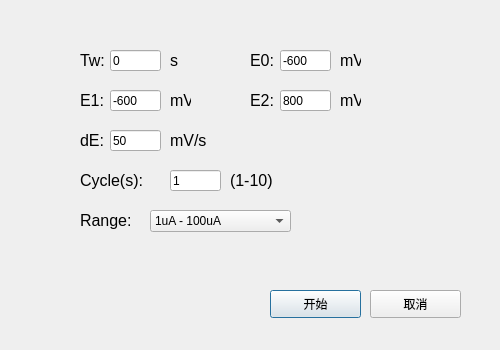
<?xml version="1.0" encoding="UTF-8"?>
<ui version="4.0">
 <class>Dialog</class>
 <widget class="QDialog" name="Dialog">
  <property name="geometry">
   <rect>
    <x>0</x>
    <y>0</y>
    <width>500</width>
    <height>350</height>
   </rect>
  </property>
  <property name="font">
   <font>
    <pointsize>9</pointsize>
   </font>
  </property>
  <property name="windowTitle">
   <string>CV模式参数设置</string>
  </property>
  <widget class="QLabel" name="label_14">
   <property name="geometry">
    <rect>
     <x>80</x>
     <y>50</y>
     <width>31</width>
     <height>21</height>
    </rect>
   </property>
   <property name="font">
    <font>
     <pointsize>12</pointsize>
    </font>
   </property>
   <property name="text">
    <string>Tw:</string>
   </property>
  </widget>
  <widget class="QLabel" name="label_19">
   <property name="geometry">
    <rect>
     <x>170</x>
     <y>50</y>
     <width>21</width>
     <height>21</height>
    </rect>
   </property>
   <property name="font">
    <font>
     <pointsize>12</pointsize>
    </font>
   </property>
   <property name="text">
    <string>s</string>
   </property>
  </widget>
  <widget class="QLineEdit" name="lineEdit_E0">
   <property name="geometry">
    <rect>
     <x>280</x>
     <y>50</y>
     <width>51</width>
     <height>21</height>
    </rect>
   </property>
   <property name="text">
    <string>-600</string>
   </property>
  </widget>
  <widget class="QLabel" name="label_21">
   <property name="geometry">
    <rect>
     <x>170</x>
     <y>90</y>
     <width>21</width>
     <height>21</height>
    </rect>
   </property>
   <property name="font">
    <font>
     <pointsize>12</pointsize>
    </font>
   </property>
   <property name="text">
    <string>mV</string>
   </property>
  </widget>
  <widget class="QLabel" name="label_18">
   <property name="geometry">
    <rect>
     <x>80</x>
     <y>130</y>
     <width>31</width>
     <height>21</height>
    </rect>
   </property>
   <property name="font">
    <font>
     <pointsize>12</pointsize>
    </font>
   </property>
   <property name="text">
    <string>dE:</string>
   </property>
  </widget>
  <widget class="QLineEdit" name="lineEdit_E1">
   <property name="geometry">
    <rect>
     <x>110</x>
     <y>90</y>
     <width>51</width>
     <height>21</height>
    </rect>
   </property>
   <property name="text">
    <string>-600</string>
   </property>
  </widget>
  <widget class="QLineEdit" name="lineEdit_dE">
   <property name="geometry">
    <rect>
     <x>110</x>
     <y>130</y>
     <width>51</width>
     <height>21</height>
    </rect>
   </property>
   <property name="text">
    <string>50</string>
   </property>
  </widget>
  <widget class="QLineEdit" name="lineEdit_Tw">
   <property name="geometry">
    <rect>
     <x>110</x>
     <y>50</y>
     <width>51</width>
     <height>21</height>
    </rect>
   </property>
   <property name="text">
    <string>0</string>
   </property>
  </widget>
  <widget class="QLabel" name="label_15">
   <property name="geometry">
    <rect>
     <x>250</x>
     <y>50</y>
     <width>31</width>
     <height>21</height>
    </rect>
   </property>
   <property name="font">
    <font>
     <pointsize>12</pointsize>
    </font>
   </property>
   <property name="text">
    <string>E0:</string>
   </property>
  </widget>
  <widget class="QLabel" name="label_16">
   <property name="geometry">
    <rect>
     <x>80</x>
     <y>90</y>
     <width>31</width>
     <height>21</height>
    </rect>
   </property>
   <property name="font">
    <font>
     <pointsize>12</pointsize>
    </font>
   </property>
   <property name="text">
    <string>E1:</string>
   </property>
  </widget>
  <widget class="QLabel" name="label_17">
   <property name="geometry">
    <rect>
     <x>250</x>
     <y>90</y>
     <width>31</width>
     <height>21</height>
    </rect>
   </property>
   <property name="font">
    <font>
     <pointsize>12</pointsize>
    </font>
   </property>
   <property name="text">
    <string>E2:</string>
   </property>
  </widget>
  <widget class="QLabel" name="label_22">
   <property name="geometry">
    <rect>
     <x>340</x>
     <y>90</y>
     <width>21</width>
     <height>21</height>
    </rect>
   </property>
   <property name="font">
    <font>
     <pointsize>12</pointsize>
    </font>
   </property>
   <property name="text">
    <string>mV</string>
   </property>
  </widget>
  <widget class="QLabel" name="label_20">
   <property name="geometry">
    <rect>
     <x>340</x>
     <y>50</y>
     <width>21</width>
     <height>21</height>
    </rect>
   </property>
   <property name="font">
    <font>
     <pointsize>12</pointsize>
    </font>
   </property>
   <property name="text">
    <string>mV</string>
   </property>
  </widget>
  <widget class="QLineEdit" name="lineEdit_E2">
   <property name="geometry">
    <rect>
     <x>280</x>
     <y>90</y>
     <width>51</width>
     <height>21</height>
    </rect>
   </property>
   <property name="text">
    <string>800</string>
   </property>
  </widget>
  <widget class="QLabel" name="label_23">
   <property name="geometry">
    <rect>
     <x>170</x>
     <y>130</y>
     <width>41</width>
     <height>21</height>
    </rect>
   </property>
   <property name="font">
    <font>
     <pointsize>12</pointsize>
    </font>
   </property>
   <property name="text">
    <string>mV/s</string>
   </property>
  </widget>
  <widget class="QLineEdit" name="lineEdit_Cycle">
   <property name="geometry">
    <rect>
     <x>170</x>
     <y>170</y>
     <width>51</width>
     <height>21</height>
    </rect>
   </property>
   <property name="text">
    <string>1</string>
   </property>
  </widget>
  <widget class="QLabel" name="label_24">
   <property name="geometry">
    <rect>
     <x>80</x>
     <y>170</y>
     <width>101</width>
     <height>21</height>
    </rect>
   </property>
   <property name="font">
    <font>
     <pointsize>12</pointsize>
    </font>
   </property>
   <property name="text">
    <string>Cycle(s):</string>
   </property>
  </widget>
  <widget class="QLabel" name="label_25">
   <property name="geometry">
    <rect>
     <x>230</x>
     <y>170</y>
     <width>81</width>
     <height>21</height>
    </rect>
   </property>
   <property name="font">
    <font>
     <pointsize>12</pointsize>
    </font>
   </property>
   <property name="text">
    <string>(1-10)</string>
   </property>
  </widget>
  <widget class="QLabel" name="label_26">
   <property name="geometry">
    <rect>
     <x>80</x>
     <y>210</y>
     <width>101</width>
     <height>21</height>
    </rect>
   </property>
   <property name="font">
    <font>
     <pointsize>12</pointsize>
    </font>
   </property>
   <property name="text">
    <string>Range:</string>
   </property>
  </widget>
  <widget class="QComboBox" name="Box_Range">
   <property name="geometry">
    <rect>
     <x>150</x>
     <y>210</y>
     <width>141</width>
     <height>22</height>
    </rect>
   </property>
   <item>
    <property name="text">
     <string>1uA - 100uA</string>
    </property>
   </item>
   <item>
    <property name="text">
     <string>100uA - 1000uA</string>
    </property>
   </item>
  </widget>
  <widget class="QPushButton" name="pushButton_Start">
   <property name="geometry">
    <rect>
     <x>270</x>
     <y>290</y>
     <width>91</width>
     <height>28</height>
    </rect>
   </property>
   <property name="text">
    <string>开始</string>
   </property>
  </widget>
  <widget class="QPushButton" name="pushButton_cancel">
   <property name="geometry">
    <rect>
     <x>370</x>
     <y>290</y>
     <width>91</width>
     <height>28</height>
    </rect>
   </property>
   <property name="text">
    <string>取消</string>
   </property>
  </widget>
 </widget>
 <resources/>
 <connections/>
</ui>
